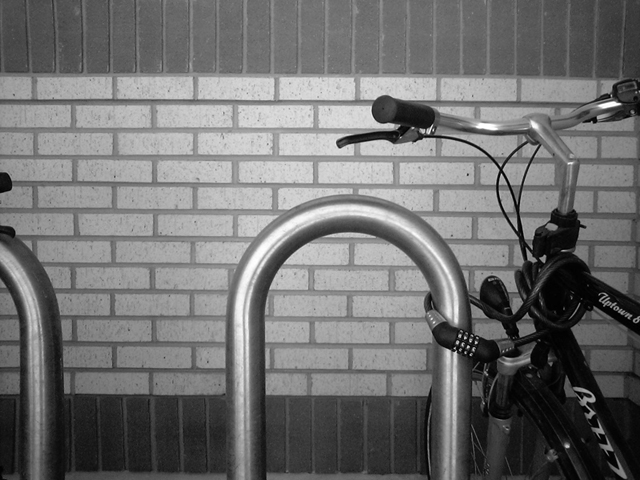
#> input picture year 2/semester 4/Digital picture processing/lab exercises/exercise 2/bike.png, 640 x 480 px
$ python zad2.py
#> lines starting #> are read from the running program, lines starting #| are printed output that depends on the picture
import cv2
import numpy as np
from matplotlib import pyplot as plt

# img = cv2.imread('berndsface.png')
img = cv2.imread('bike.png')
#> img is the input picture: shape (480, 640, 3); min 0, max 255, mean 112.2
# img = cv2.imread('messi5.jpg',0)

img = cv2.GaussianBlur(img, (5, 5), 0)

filter1 = np.array(([1, 1, 0], [1, 0, -1], [0, -1, -1]), dtype="float32")
filteredImg1 = cv2.filter2D(img, -1, filter1)
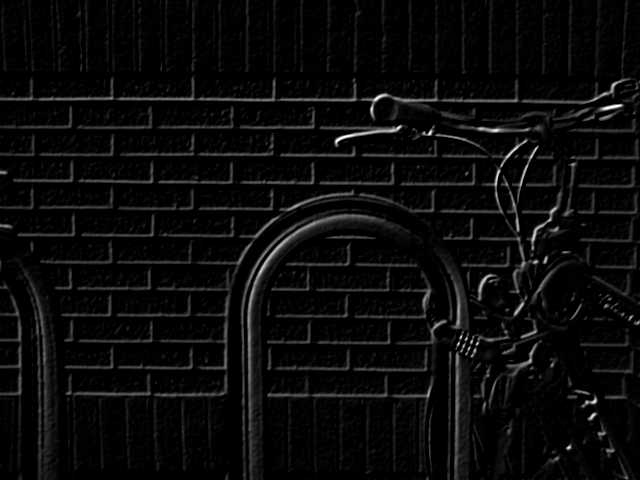
#> filteredImg1: shape (480, 640, 3); min 0, max 255, mean 10.4
filteredImg1 = abs(filteredImg1)
filteredImg1 = filteredImg1 / np.amax(filteredImg1[:])

filter2 = np.array(([1, 1, 1], [0, 0, 0], [-1, -1, -1]), dtype="float32")
filteredImg2 = cv2.filter2D(img, -1, filter2)
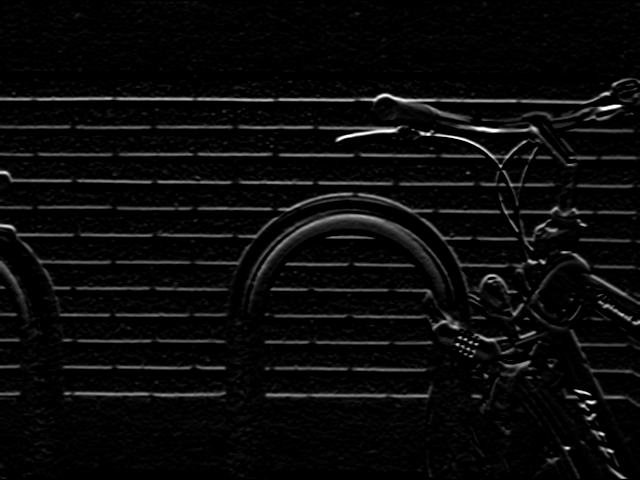
#> filteredImg2: shape (480, 640, 3); min 0, max 255, mean 10.6
filteredImg2 = abs(filteredImg2)
filteredImg2 = filteredImg2 / np.amax(filteredImg2[:])

filter3 = np.array(([0, 1, 1], [-1, 0, 1], [-1, -1, 0]), dtype="float32")
filteredImg3 = cv2.filter2D(img, -1, filter3)
filteredImg3 = abs(filteredImg3)
filteredImg3 = filteredImg3 / np.amax(filteredImg3[:])

filter4 = np.array(([1, 0, -1], [1, 0, -1], [1, 0, -1]), dtype="float32")
filteredImg4 = cv2.filter2D(img, -1, filter4)
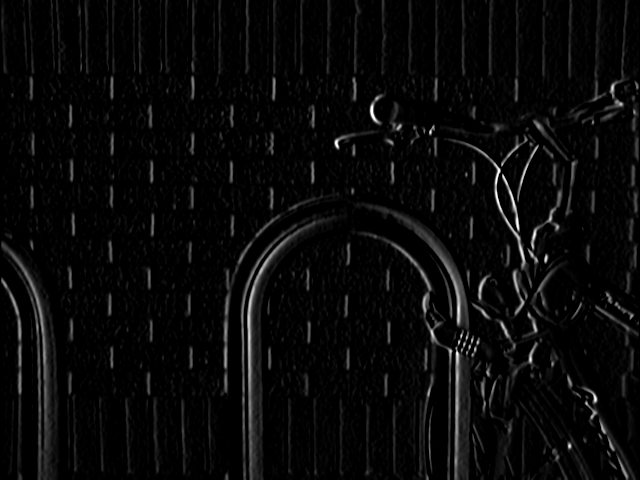
#> filteredImg4: shape (480, 640, 3); min 0, max 255, mean 9.2
filteredImg4 = abs(filteredImg4)
filteredImg4 = filteredImg4 / np.amax(filteredImg4[:])

filter5 = np.array(([-1, 0, 1], [-1, 0, 1], [-1, 0, 1]), dtype="float32")
filteredImg5 = cv2.filter2D(img, -1, filter5)
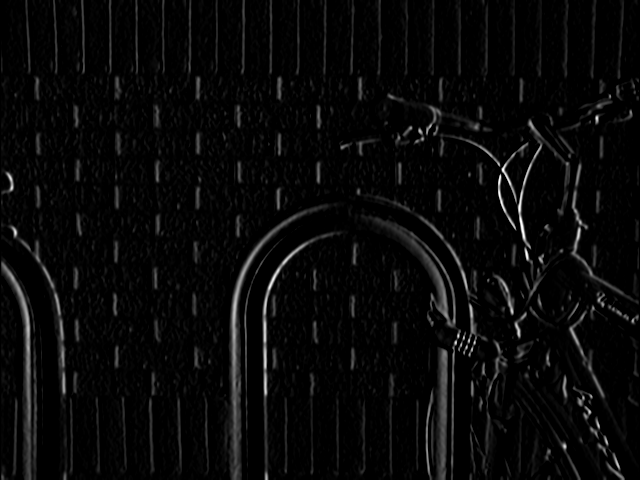
#> filteredImg5: shape (480, 640, 3); min 0, max 255, mean 8.9
filteredImg5 = abs(filteredImg5)
filteredImg5 = filteredImg5 / np.amax(filteredImg5[:])

filter6 = np.array(([0, -1, -1], [1, 0, -1], [1, 1, 0]), dtype="float32")
filteredImg6 = cv2.filter2D(img, -1, filter6)
filteredImg6 = abs(filteredImg6)
filteredImg6 = filteredImg6 / np.amax(filteredImg6[:])

filter7 = np.array(([-1, -1, -1], [0, 0, 0], [1, 1, 1]), dtype="float32")
filteredImg7 = cv2.filter2D(img, -1, filter7)
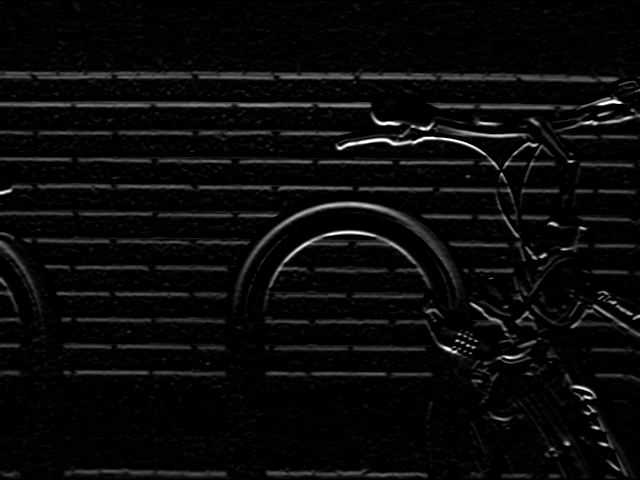
#> filteredImg7: shape (480, 640, 3); min 0, max 255, mean 10.2
filteredImg7 = abs(filteredImg7)
filteredImg7 = filteredImg7 / np.amax(filteredImg7[:])

filter8 = np.array(([-1, -1, 0], [-1, 0, 1], [0, 1, 1]), dtype="float32")
filteredImg8 = cv2.filter2D(img, -1, filter8)
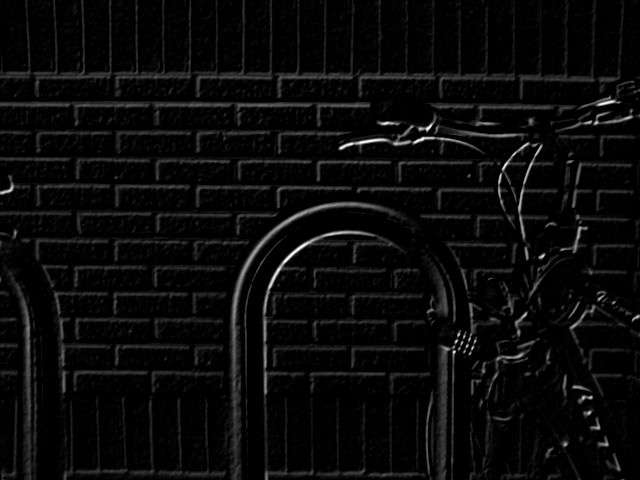
#> filteredImg8: shape (480, 640, 3); min 0, max 255, mean 10
filteredImg8 = abs(filteredImg8)
filteredImg8 = filteredImg8 / np.amax(filteredImg8[:])

tmpMax = np.maximum(filteredImg1, filteredImg2)
tmpMax = np.maximum(tmpMax, filteredImg3)
tmpMax = np.maximum(tmpMax, filteredImg4)
tmpMax = np.maximum(tmpMax, filteredImg5)
tmpMax = np.maximum(tmpMax, filteredImg6)
tmpMax = np.maximum(tmpMax, filteredImg7)
tmpMax = np.maximum(tmpMax, filteredImg8)

# imgResult = tmpMax  # no threshold
# ret, imgResult = cv2.threshold(tmpMax, 0.10, 1, cv2.THRESH_TOZERO)
ret, imgResult = cv2.threshold(tmpMax, 0.15, 1, cv2.THRESH_TOZERO)
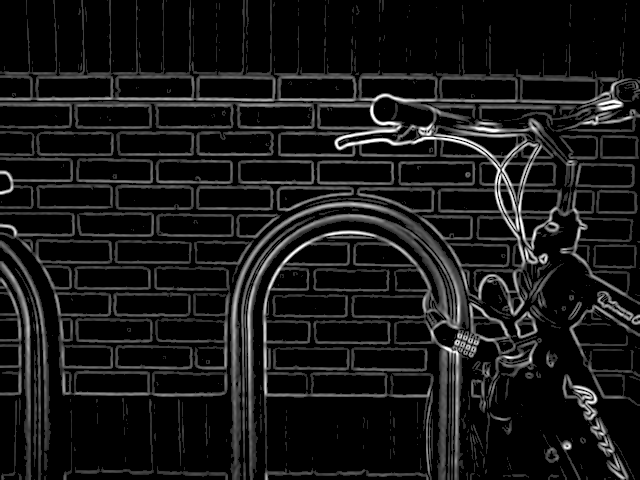
#> imgResult: shape (480, 640, 3) float64; min 0, max 1, mean 0.0911
# [5 lines of commented-out code are left out]


plt.figure(1)
plt.subplot(331), plt.imshow(filteredImg1, 'gray'), plt.title('Compas NW')
plt.subplot(332), plt.imshow(filteredImg2, 'gray'), plt.title('Compas N')
plt.subplot(333), plt.imshow(filteredImg3, 'gray'), plt.title('Compas  NE')
plt.subplot(334), plt.imshow(filteredImg4, 'gray'), plt.title('Compas W')
plt.subplot(335), plt.imshow(img, 'gray'), plt.title('original')
plt.subplot(336), plt.imshow(filteredImg5, 'gray'), plt.title('Compas E')
plt.subplot(337), plt.imshow(filteredImg6, 'gray'), plt.title('Compas SW')
plt.subplot(338), plt.imshow(filteredImg7, 'gray'), plt.title('Compas S')
plt.subplot(339), plt.imshow(filteredImg8, 'gray'), plt.title('Compas SE')
plt.show()

cv2.imshow("Result", imgResult)
cv2.waitKey()

$ run again, with year 2/semester 4/Digital picture processing/lab exercises/exercise 2/berndsface.png copied over year 2/semester 4/Digital picture processing/lab exercises/exercise 2/bike.png
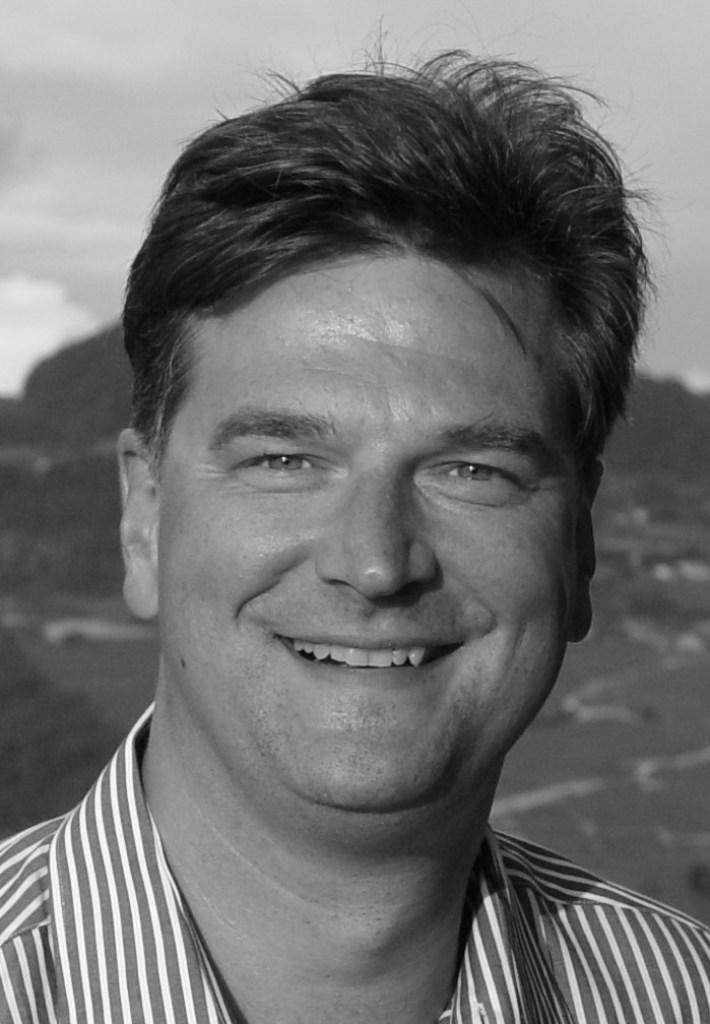
#> input picture year 2/semester 4/Digital picture processing/lab exercises/exercise 2/berndsface.png, 710 x 1024 px
#> img is the input picture: shape (1024, 710, 3); min 2, max 254, mean 112.6
#> `filteredImg8 = cv2.filter2D(img, -1, filter8)`:
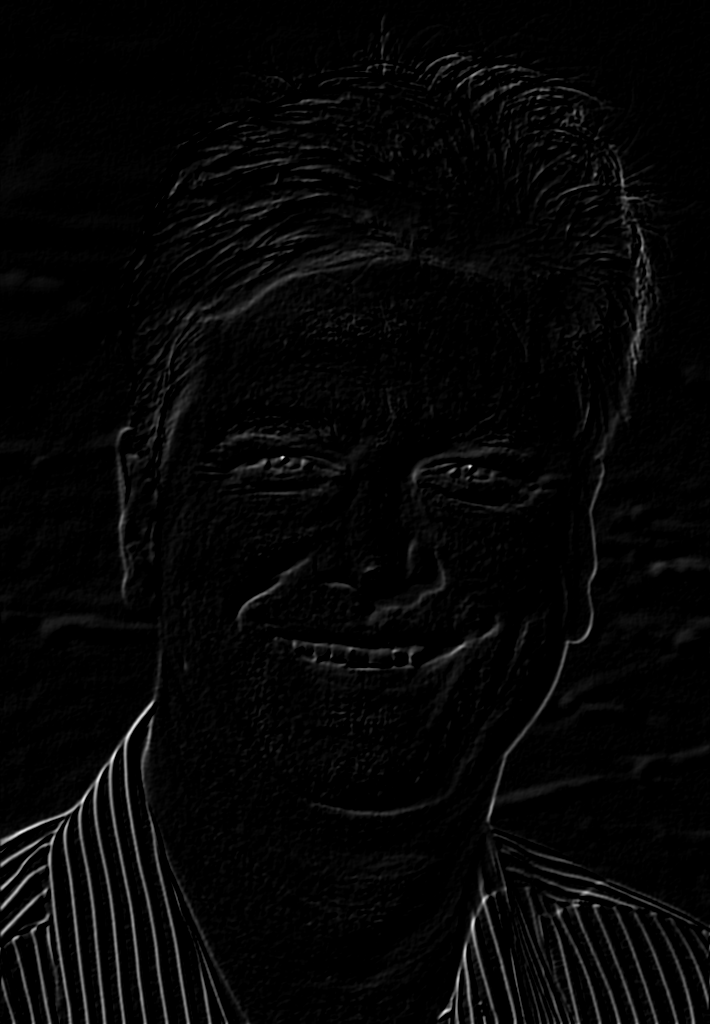
#> filteredImg8: shape (1024, 710, 3); min 0, max 241, mean 5.8
#> `ret, imgResult = cv2.threshold(tmpMax, 0.15, 1, cv2.THRESH_TOZERO)`:
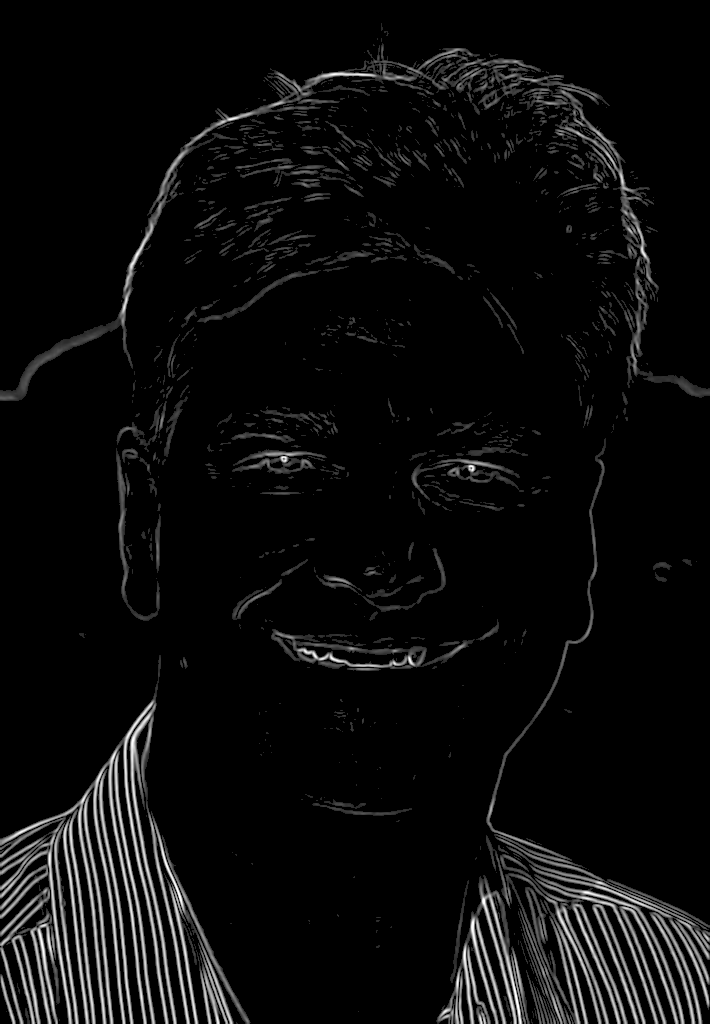
#> imgResult: shape (1024, 710, 3) float64; min 0, max 1, mean 0.0459
